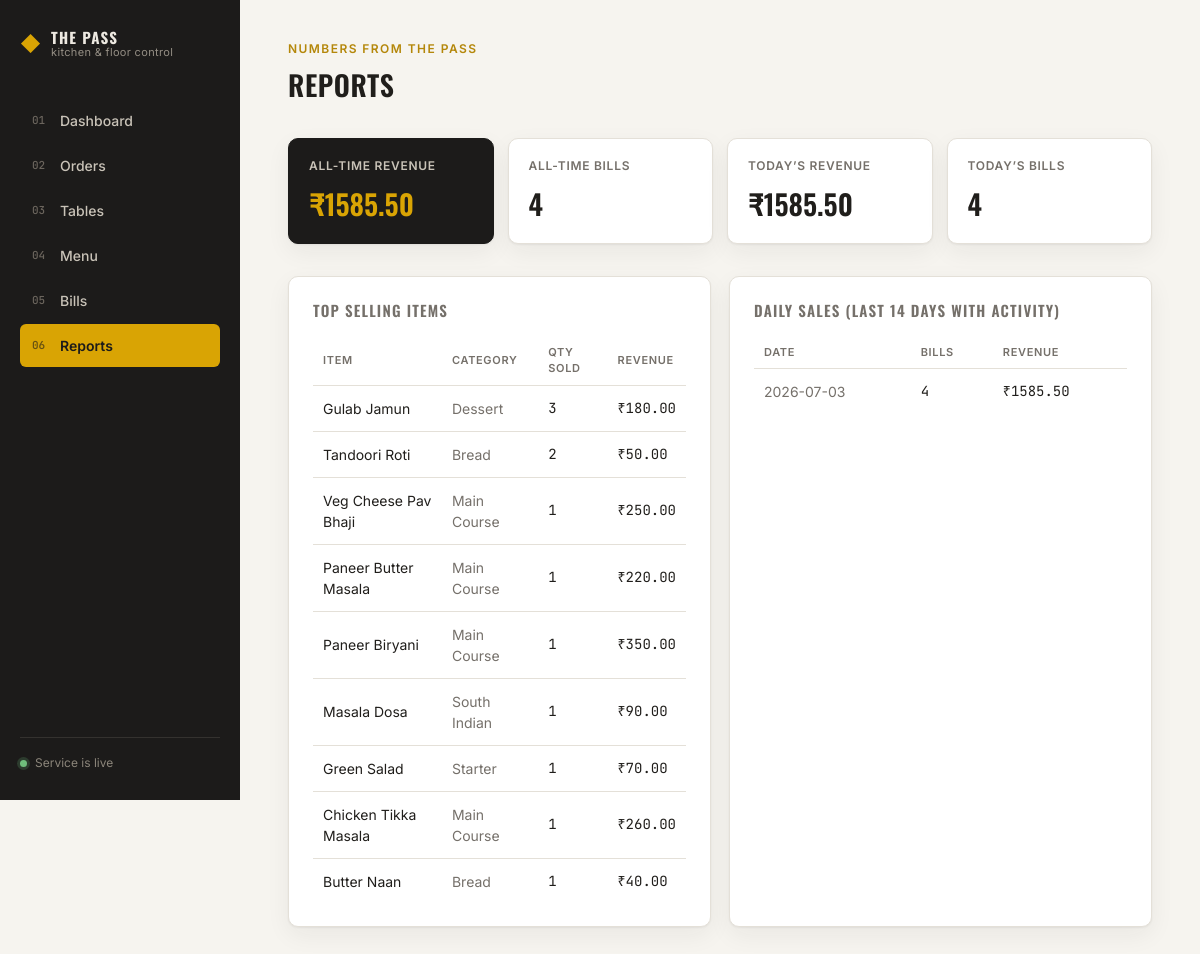
Page /reports on the committed database.
### tables this page shows
CREATE TABLE menu (
            item_id     INTEGER PRIMARY KEY AUTOINCREMENT,
            name        TEXT NOT NULL,
            category    TEXT NOT NULL,
            price       REAL NOT NULL,
            available   INTEGER NOT NULL DEFAULT 1
        );

### app.py (the view)
@app.route("/reports")
def reports():
    db = get_db()
    total_bills, total_revenue = db.execute(
        "SELECT COUNT(*), COALESCE(SUM(total), 0) FROM bills"
    ).fetchone()
    today = datetime.date.today().isoformat()
    today_bills, today_revenue = db.execute(
        "SELECT COUNT(*), COALESCE(SUM(total), 0) FROM bills WHERE created_at LIKE ?",
        (today + "%",),
    ).fetchone()
    top_items = db.execute("""
        SELECT m.name, m.category, SUM(oi.quantity) as qty,
               SUM(oi.quantity * oi.price_each) as revenue
        FROM order_items oi JOIN menu m ON oi.item_id = m.item_id
        GROUP BY m.name ORDER BY qty DESC LIMIT 10
    """).fetchall()
    daily_sales = db.execute("""
        SELECT substr(created_at, 1, 10) as day, COUNT(*) as bill_count, SUM(total) as revenue
        FROM bills GROUP BY day ORDER BY day DESC LIMIT 14
    """).fetchall()
    db.close()
    return render_template(
        "reports.html",
        total_bills=total_bills,
        total_revenue=total_revenue,
        today_bills=today_bills,
        today_revenue=today_revenue,
        top_items=top_items,
        daily_sales=daily_sales,
    )

### database.py (called while the page is built)
def get_db():
    conn = sqlite3.connect(DB_FILE)
    conn.row_factory = sqlite3.Row
    conn.execute("PRAGMA foreign_keys = ON")
    return conn

### templates/reports.html (shortened to what this page needs)
{% extends "base.html" %}
{% block content %}
<header class="page-head">
  <div>
    <span class="eyebrow">Numbers from the pass</span>
    <h1>Reports</h1>
  </div>
</header>
<section class="stat-grid">
  <div class="stat-card stat-accent">
    <span class="stat-label">All-time revenue</span>
    <span class="stat-value mono">&#8377;{{ "%.2f"|format(total_revenue) }}</span>
  </div>
  <div class="stat-card">
    <span class="stat-label">All-time bills</span>
    <span class="stat-value">{{ total_bills }}</span>
  </div>
  <div class="stat-card">
    <span class="stat-label">Today&rsquo;s revenue</span>
    <span class="stat-value mono">&#8377;{{ "%.2f"|format(today_revenue) }}</span>
  </div>
  <div class="stat-card">
    <span class="stat-label">Today&rsquo;s bills</span>
    <span class="stat-value">{{ today_bills }}</span>
  </div>
</section>
<section class="split-grid">
  <div class="panel">
    <h2>Top selling items</h2>
    {% if top_items %}
    <table class="table">
      <thead><tr><th>Item</th><th>Category</th><th>Qty sold</th><th>Revenue</th></tr></thead>
      <tbody>
        {% for item in top_items %}
        <tr>
          <td>{{ item['name'] }}</td>
          <td class="muted">{{ item['category'] }}</td>
          <td class="mono">{{ item['qty'] }}</td>
          <td class="mono">&#8377;{{ "%.2f"|format(item['revenue']) }}</td>
        </tr>
        {% endfor %}
      </tbody>
    </table>
    {% else %}
    <p class="empty">No sales data yet.</p>
    {% endif %}
  </div>
  <div class="panel">
    <h2>Daily sales (last 14 days with activity)</h2>
    {% if daily_sales %}
    <table class="table">
      <thead><tr><th>Date</th><th>Bills</th><th>Revenue</th></tr></thead>
      <tbody>
        {% for d in daily_sales %}
        <tr>
          <td class="muted">{{ d['day'] }}</td>
          <td class="mono">{{ d['bill_count'] }}</td>
          <td class="mono">&#8377;{{ "%.2f"|format(d['revenue']) }}</td>
        </tr>
        {% endfor %}
      </tbody>
    </table>
    {% else %}
    <p class="empty">No sales data yet.</p>
    {% endif %}
  </div>
</section>
{% endblock %}

### static/css/style.css (style rules this page uses)
:root { --charcoal: #1C1B1A; --charcoal-soft: #262523; --paper: #F6F4EF; --paper-panel: #FFFFFF; --ink: #201E1B; --ink-muted: #75706A; --line: #E4E0D8; --amber: #D9A404; --amber-deep: #B4870A; --forest: #2E5339; --forest-soft: #E7EFE7; --rust: #B3402F; --rust-soft: #F5E3DF; --radius: 10px; --radius-sm: 6px; --shadow: 0 1px 2px rgba(28,27,26,0.06), 0 8px 24px rgba(28,27,26,0.06); --font-display: 'Oswald', 'Arial Narrow', sans-serif; --font-body: 'Inter', -apple-system, BlinkMacSystemFont, sans-serif; --font-mono: 'JetBrains Mono', 'Courier New', monospace; }
* { box-sizing: border-box; }
html, body { margin: 0; padding: 0; background: var(--paper); color: var(--ink); font-family: var(--font-body); font-size: 15px; line-height: 1.5; }
h1, h2, h3 { font-family: var(--font-display); font-weight: 600; letter-spacing: 0.01em; margin: 0; color: var(--ink); }
h1 { font-size: 28px; text-transform: uppercase; letter-spacing: 0.02em; }
h2 { font-size: 15px; text-transform: uppercase; letter-spacing: 0.08em; color: var(--ink-muted); margin-bottom: 14px; }
.mono { font-family: var(--font-mono); }
.muted { color: var(--ink-muted); }
.page-head { display: flex; align-items: flex-end; justify-content: space-between; margin-bottom: 32px; }
.eyebrow { display: block; font-size: 12px; text-transform: uppercase; letter-spacing: 0.12em; color: var(--amber-deep); font-weight: 600; margin-bottom: 6px; }
.stat-grid { display: grid; grid-template-columns: repeat(auto-fit, minmax(190px, 1fr)); gap: 14px; margin-bottom: 32px; }
.stat-card { background: var(--paper-panel); border: 1px solid var(--line); border-radius: var(--radius); padding: 18px 20px; display: flex; flex-direction: column; gap: 8px; box-shadow: var(--shadow); }
.stat-accent { background: var(--charcoal); border-color: var(--charcoal); }
.stat-accent .stat-label { color: #C9C3B8; }
.stat-accent .stat-value { color: var(--amber); }
.stat-label { font-size: 12px; text-transform: uppercase; letter-spacing: 0.06em; color: var(--ink-muted); font-weight: 600; }
.stat-value { font-family: var(--font-display); font-size: 28px; font-weight: 600; }
.split-grid { display: grid; grid-template-columns: 1fr 1fr; gap: 18px; }
.panel { background: var(--paper-panel); border: 1px solid var(--line); border-radius: var(--radius); padding: 22px 24px; box-shadow: var(--shadow); margin-bottom: 18px; }
.table { width: 100%; border-collapse: collapse; }
.table th { text-align: left; font-size: 11px; text-transform: uppercase; letter-spacing: 0.06em; color: var(--ink-muted); font-weight: 600; padding: 8px 10px; border-bottom: 1px solid var(--line); }
.table td { padding: 12px 10px; border-bottom: 1px solid var(--line); font-size: 14px; }
.table tbody tr:last-child td { border-bottom: none; }

### rows in the picture
menu: name "Gulab Jamun", category "Dessert", qty "3", revenue "180.00"
menu: name "Tandoori Roti", category "Bread", qty "2", revenue "50.00"
menu: name "Veg Cheese Pav Bhaji", category "Main Course", qty "1", revenue "250.00"
menu: name "Paneer Butter Masala", category "Main Course", qty "1", revenue "220.00"
menu: name "Paneer Biryani", category "Main Course", qty "1", revenue "350.00"
menu: name "Masala Dosa", category "South Indian", qty "1", revenue "90.00"
menu: name "Green Salad", category "Starter", qty "1", revenue "70.00"
menu: name "Chicken Tikka Masala", category "Main Course", qty "1", revenue "260.00"
menu: name "Butter Naan", category "Bread", qty "1", revenue "40.00"

### other values in the picture
{{ "%.2f"|format(total_revenue) }} "1585.50"
{{ total_bills }} "4"
{{ "%.2f"|format(today_revenue) }} "1585.50"
{{ today_bills }} "4"
{{ d['day'] }} "2026-07-03"
{{ d['bill_count'] }} "4"
{{ "%.2f"|format(d['revenue']) }} "1585.50"
